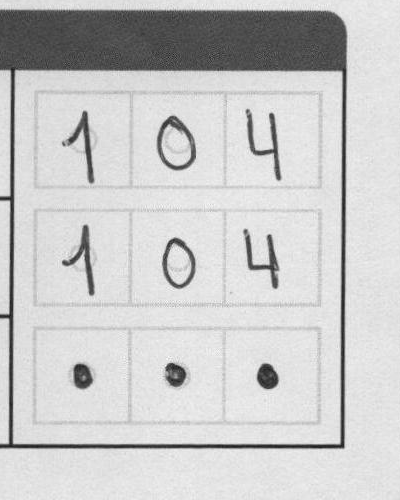
#> input picture scripts/archive/debug-samples/nivelacion_section.png, 400 x 500 px
$ python -i grid_detector_frame.py   (imports and definitions only)
#> lines starting #> are read from the running program, lines starting #| are printed output that depends on the picture; after the words box and inside, x2 and y2 are one past the last pixel; in counts of white or black regions, pixels touching at a corner belong together
#> further down, picture is the input picture: shape (500, 400); min 23, max 254, mean 201.5
"""
Grid detector fallback: detect black frame borders of the voting table.

When the four corner registration marks are missing or unusable, the printed
black outer frame of the E-14 voting table is still usually visible. This
module detects that frame, extracts the internal horizontal and vertical grid
lines when possible, and builds the same SubCell list produced by the corner
based detector.
"""

from __future__ import annotations

import cv2
import numpy as np

from .grid_detector_corners import (
    CornerMark,
    GridResult,
    SubCell,
    _COL_LEFT_PCT,
    _COL_SUBCELL_WIDTH_PCT,
    _N_SUBCELLS,
    _ROW_DEFINITIONS,
)


# ---------------------------------------------------------------------------
# Frame detection
# ---------------------------------------------------------------------------
def detect_voting_frame(gray: np.ndarray) -> tuple[int, int, int, int] | None:
    """
    Detect the outer black frame (bounding box) of the voting table.

    1. Threshold the image (binary inverse + Otsu).
    2. Close small gaps in the binary image.
    3. Find external contours and keep the largest rectangular one that is
       big enough to be the voting table but not the whole page.
    4. Return (x1, y1, x2, y2) of the frame.

    Returns None if no frame found.
    """
    h, w = gray.shape[:2]
#> h = 500; w = 400
    page_area = h * w
#> page_area = 200000

    _, binary = cv2.threshold(gray, 0, 255, cv2.THRESH_BINARY_INV + cv2.THRESH_OTSU)
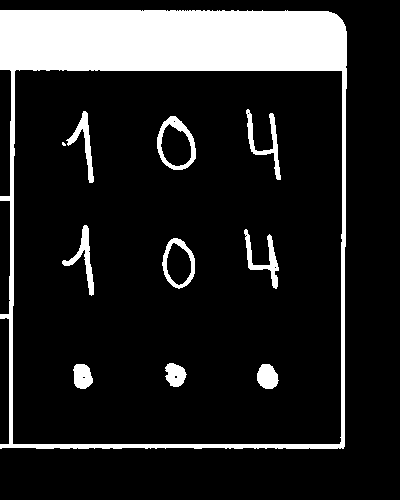
#> binary: shape (500, 400); 15.1% white; 11 white regions (1 under 20 px), largest, box (x1, y1, x2, y2) and area: (0, 10, 347, 449) 25568, (157, 116, 196, 170) 667, (246, 109, 281, 180) 601
    binary = cv2.morphologyEx(binary, cv2.MORPH_CLOSE, np.ones((5, 5), np.uint8))
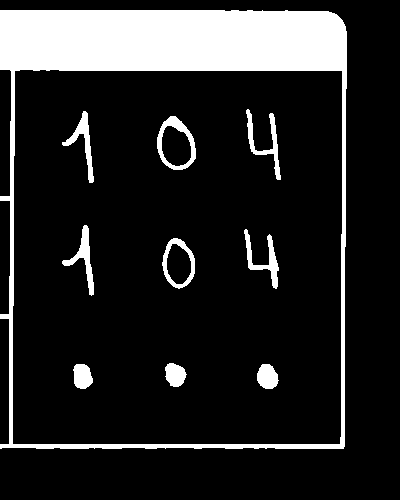
#> binary: shape (500, 400); 15.2% white; 10 white regions
    contours, _ = cv2.findContours(binary, cv2.RETR_EXTERNAL, cv2.CHAIN_APPROX_SIMPLE)
#> contours = 1 contour; box (x1, y1, x2, y2) and area: (0, 10, 347, 449) 147064

    best_box: tuple[int, int, int, int] | None = None
    best_score = 0.0

    for contour in contours:
        area = cv2.contourArea(contour)
        if area < page_area * 0.05:
            continue
        if area > page_area * 0.95:
            # This is the page border itself, not the inner voting frame.
            continue

        x, y, cw, ch = cv2.boundingRect(contour)
        if cw <= 0 or ch <= 0:
            continue

        bbox_area = cw * ch
        rectangularity = area / bbox_area if bbox_area > 0 else 0.0
        if rectangularity < 0.5:
            continue

        score = area * rectangularity
        if score > best_score:
            best_score = score
            best_box = (x, y, x + cw, y + ch)
#> this loop made 1 pass
#> (area, x, y, cw, ch, bbox_area, rectangularity, score) on pass 1: (147064, 0, 10, 347, 439, 152333, 0.965, 141977.2)
#> after the loop, best_score = 141977.2

    return best_box


# ---------------------------------------------------------------------------
# Line detection
# ---------------------------------------------------------------------------
# [218 lines left out: functions detect_horizontal_lines, detect_vertical_lines, _cluster_1d, _closest, _match_horizontal_lines, _match_vertical_lines and 1 more, not called in this run]

>>> import cv2
>>> picture = cv2.imread('../../../scripts/archive/debug-samples/nivelacion_section.png', cv2.IMREAD_GRAYSCALE)
>>> result = detect_voting_frame(picture)
#> result = (0, 10, 347, 449)

$ run again, on scripts/archive/debug-samples/row_C1_CEPEDA_ymid1799.png
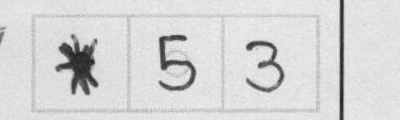
#> input picture scripts/archive/debug-samples/row_C1_CEPEDA_ymid1799.png, 400 x 120 px
#> picture is the input picture: shape (120, 400); min 16, max 252, mean 213.9
#> in detect_voting_frame, `_, binary = cv2.threshold(gray, 0, 255, cv2.THRESH_BINARY_INV + cv2.TH..`:
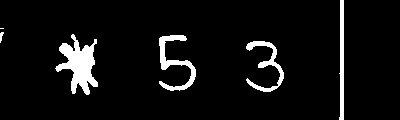
#> binary: shape (120, 400); 6.2% white; 6 white regions (1 under 20 px), largest, box (x1, y1, x2, y2) and area: (55, 34, 98, 95) 1259, (159, 35, 196, 91) 669, (246, 41, 284, 92) 528, (339, 0, 344, 120) 484, (0, 32, 4, 43) 25
#> in detect_voting_frame, `binary = cv2.morphologyEx(binary, cv2.MORPH_CLOSE, np.ones((5, 5), np...`:
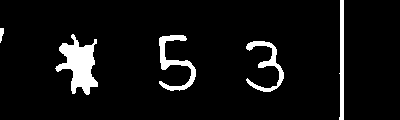
#> binary: shape (120, 400); 6.4% white; 5 white regions
#> contours = 5 contours; box (x1, y1, x2, y2) and area: (55, 34, 98, 95) 1216, (159, 35, 196, 91) 551, (246, 41, 284, 92) 435, (339, 0, 344, 120) 360, (0, 28, 4, 43) 26
#> the loop in detect_voting_frame, `for contour in contours:` made 5 passes
#> area on passes 1 to 5: 435, 551, 1216, 25.5, 360.5
#> after the loop in detect_voting_frame, `for contour in contours:`: best_score = 0

$ run again, on scripts/archive/debug-samples/row_INCINER_ymid1271.png
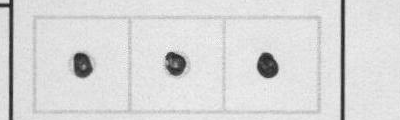
#> input picture scripts/archive/debug-samples/row_INCINER_ymid1271.png, 400 x 120 px
#> picture is the input picture: shape (120, 400); min 25, max 252, mean 216.9
#> in detect_voting_frame, `_, binary = cv2.threshold(gray, 0, 255, cv2.THRESH_BINARY_INV + cv2.TH..`:
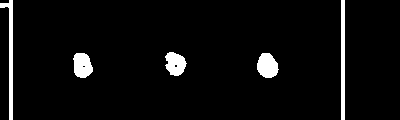
#> binary: shape (120, 400); 4.5% white; 5 white regions, box (x1, y1, x2, y2) and area: (0, 0, 13, 120) 522, (341, 0, 345, 120) 480, (257, 53, 279, 78) 414, (73, 53, 93, 78) 389, (165, 52, 187, 76) 374
#> contours = 5 contours; box (x1, y1, x2, y2) and area: (0, 0, 13, 120) 394, (257, 53, 279, 78) 380, (73, 53, 93, 78) 358, (341, 0, 345, 120) 357, (165, 52, 187, 76) 351
#> the loop in detect_voting_frame, `for contour in contours:` made 5 passes
#> area on passes 1, 2, 3, 5: 380.5, 357.5, 351, 394
#> after the loop in detect_voting_frame, `for contour in contours:`: best_score = 0
